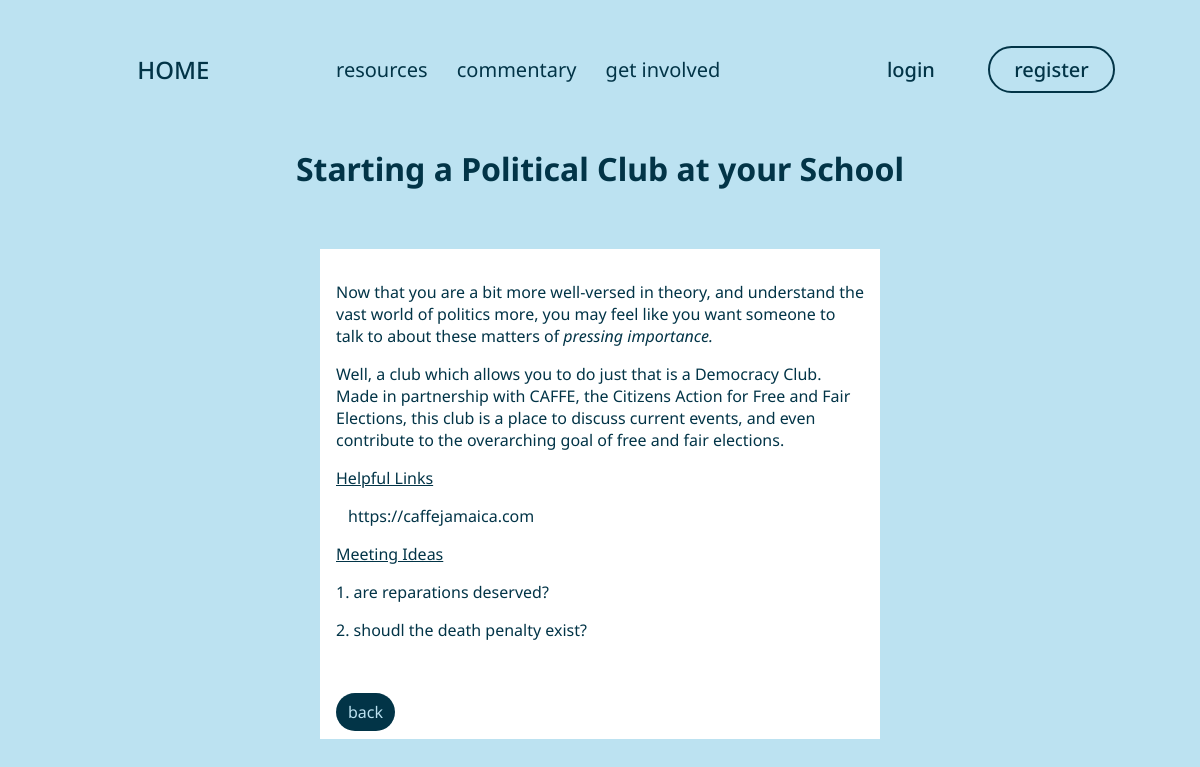
/involvement/start-club, run on the app's committed database.
### blog/models.py (models this page shows, shortened)
class Engage(models.Model):
    title = models.CharField(max_length = 255)
    created_on = models.DateTimeField(auto_now_add=True)
    body = RichTextField()
    slug = models.SlugField(null=True, unique = True, blank = True)
    class Meta:
        ordering = ['-created_on']

### blog/views.py (the view)
# urls.py: path("involvement/<slug:slug>", EngageDetailView.as_view(), name="involvement-detail"),
class EngageDetailView(DetailView):
    model = Engage
    template_name = 'blog/individualengage.html'

### blog/templates/blog/individualengage.html
{% extends 'blog/base.html'%}
{%block content%}
<h1>{{engage.title}}</h1>
 <br>
<div class="cent">
    <div class="card">
        {{engage.body | safe}}
        <br><br>
        <a href="{% url 'resource-list'%}" class="linkbutton">back</a>
    </div>
</div>
{%endblock%}

### blog/static/blog/style.css (style rules this page uses)
* { color:#023447; }
body { background-color: #BCE2F1; font-family: 'Noto Sans', sans-serif; }
button, .linkbutton { background-color: #023447; color:#BCE2F1; padding: 1vh 1vw; border-radius: 25px; }
h1 { margin-top: 2vh; text-align: center; }
a { text-decoration: none; padding: 1vw; }
.cent { width: 50%; margin: auto; }
.card { background-color: white; margin: 2vh; padding: 2vh; }

### data on the page
Engage: title "Starting a Political Club at your School", body "Now that you are a bit more well-versed in theory, and understand the vast world of politics more, you may feel like you want someone to talk to about these matters of pressing importance. Well, a club which allows you to do just that is a Democracy Club. Made in partnership with CAFFE, the Citizens Action for Free and Fair Elections, this club is a place to discuss current events, and even contribute to the overarching goal of free and fair elections. Helpful Links https://caffejamaica.com Meeting Ideas 1. are reparations deserved? 2. shoudl the death penalty exist?"
